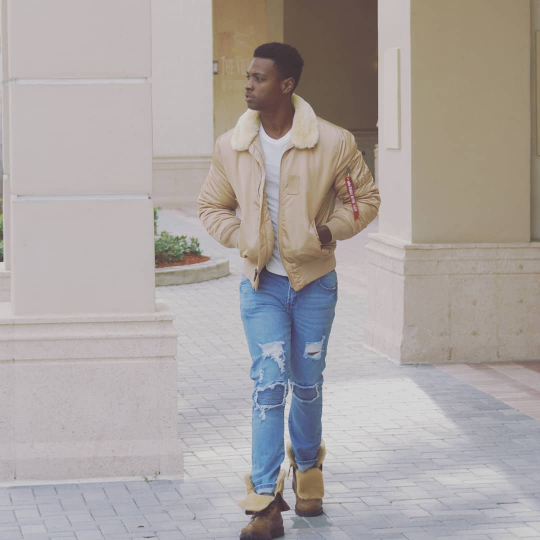
#> input picture jacketlife.jpg, 1080 x 1080 px (shown at 1/2 size)
$ jupyter execute --allow-errors datacompression.ipynb
#> lines starting #> are read from the running program, lines starting #| are printed output that depends on the picture
<a href="https://colab.research.google.com/github/garciamilord/Data-Compression-SVD-/blob/main/datacompression.ipynb" target="_parent"></a>

[cell 1]
from PIL import Image
from matplotlib import pyplot as plt
import numpy as np

[cell 2]
# https://raw.githubusercontent.com/jonkrohn/DLTFpT/master/notebooks/oboe-with-book.jpg
# github.com/garciamilord/NameandColorWebApp/blob/master/assets/multicolorgopher.jpeg

[cell 3]
img = Image.open('jacketlife.jpg')
#> img is the input picture: PIL image 1080x1080 RGB; mean R, G, B 170.7, 163.9, 161.6
_= plt.imshow(img)

[cell 4]
imggray = img.convert('LA')
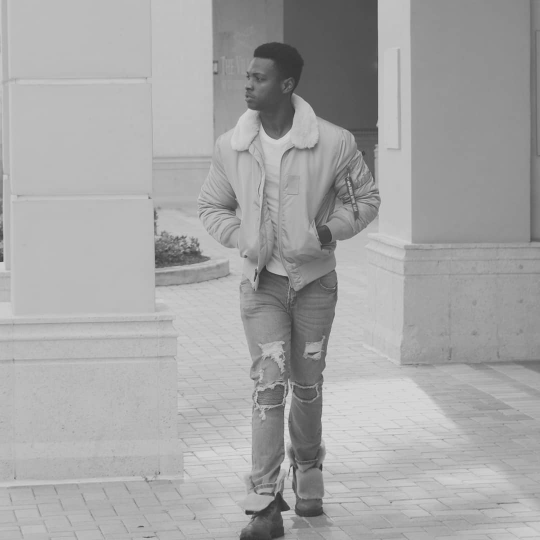
#> imggray: PIL image 1080x1080 LA (shown at 1/2 size); mean R, G, B, A 165.7, 165.7, 165.7, 255
_= plt.imshow(imggray)

[cell 5]
imgmat = np.array(list(imggray.getdata(band=0)), float)
imgmat.shape = (imggray.size[1], imggray.size[0])
imgmat = np.matrix(imgmat)
_=plt.imshow(imgmat, cmap='gray')

[cell 6]
U, sigma, V =np.linalg.svd(imgmat)
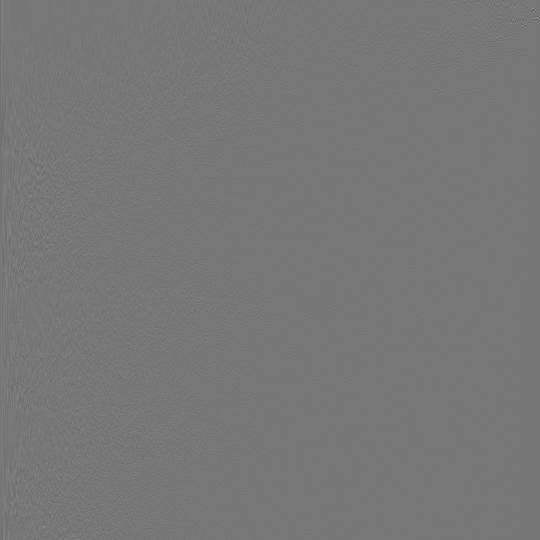
#> U: shape (1080, 1080) float64 (shown at 1/2 size); min -0.644, max 0.73, mean -2.95e-05; drawn with min black and max white
#> sigma = 1080 values, max 180635.1 at index 0, min 1.78e-11 at index 1066, mean 331.4

[cell 7]
reconstimg = np.matrix(U[:,:1]) * np.diag(sigma[:1]) * np.matrix(V[:1,:])
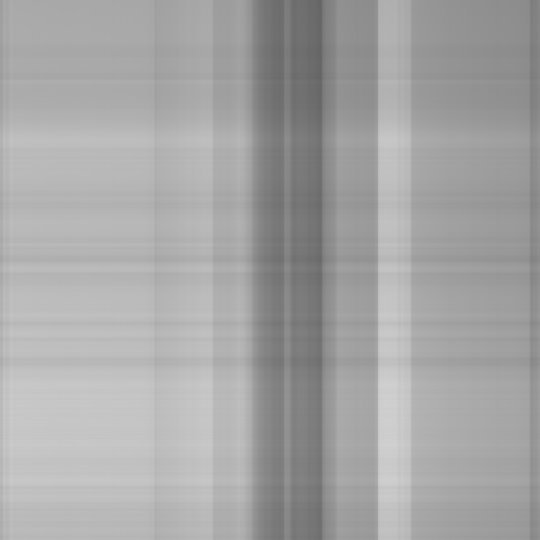
#> reconstimg: shape (1080, 1080) float64 (shown at 1/2 size); min 101, max 208.9, mean 165.8
_=plt.imshow(reconstimg, cmap='gray')

[cell 8]
for i in [2,4,8,16,32,64,128,256]:
  reconstimg = np.matrix(U[:,:i]) * np.diag(sigma[:i]) * np.matrix(V[:i,:])
  plt.imshow(reconstimg, cmap='gray')
  title ="n = %s" % i
  plt.title(title)
  plt.show()
#> this loop made 8 passes
#> pass 1, `reconstimg = np.matrix(U[:,:i]) * np.diag(sigma[:i]) * np.matrix(V[:i,..`:
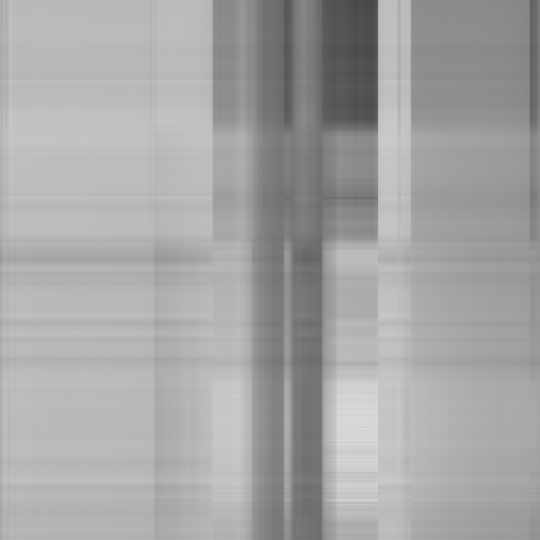
#> reconstimg: shape (1080, 1080) float64 (shown at 1/2 size); min 72.78, max 220.3, mean 165.7
#> pass 2, `reconstimg = np.matrix(U[:,:i]) * np.diag(sigma[:i]) * np.matrix(V[:i,..`:
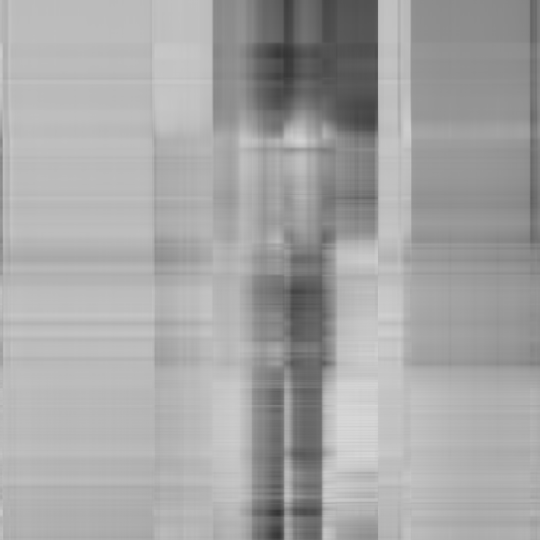
#> reconstimg: shape (1080, 1080) float64 (shown at 1/2 size); min 50.6, max 216, mean 165.7
#> pass 3, `reconstimg = np.matrix(U[:,:i]) * np.diag(sigma[:i]) * np.matrix(V[:i,..`:
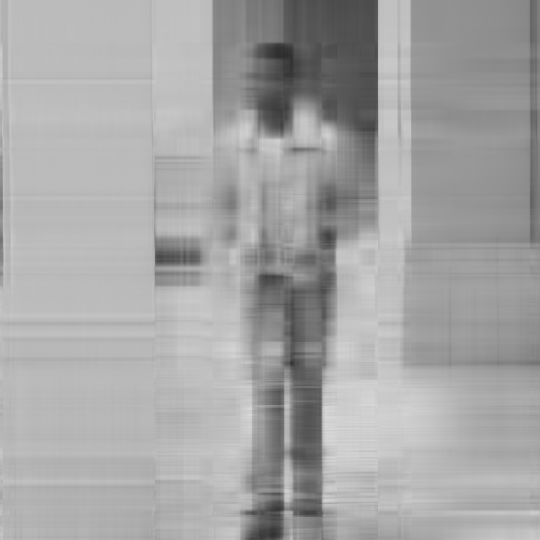
#> reconstimg: shape (1080, 1080) float64 (shown at 1/2 size); min 43.53, max 219.4, mean 165.7

[cell 9]
imgmat.shape
#> Out = (1080, 1080)

$ run again, with braidselfie.jpg copied over jacketlife.jpg
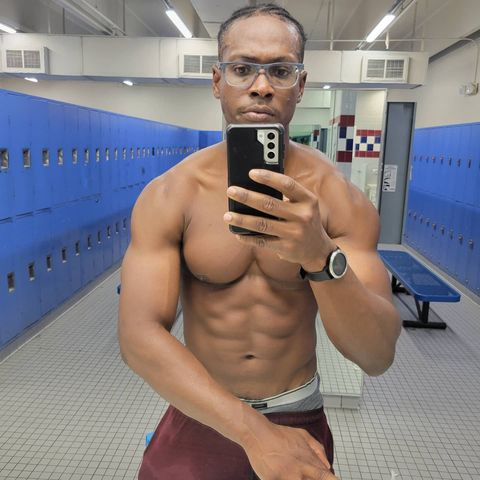
#> input picture braidselfie.jpg, 480 x 480 px
#> img is the input picture: PIL image 480x480 RGB; mean R, G, B 133.5, 125.8, 128.6
#> `U, sigma, V =np.linalg.svd(imgmat)`:
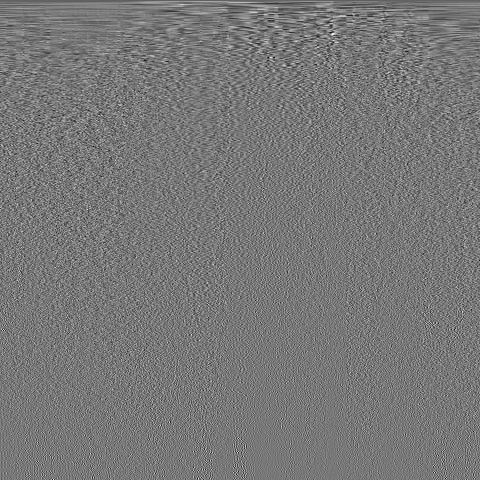
#> V: shape (480, 480) float64; min -0.249, max 0.279, mean -0.000103; drawn with min black and max white
#> sigma = 480 values, max 62495.2 at index 0, min 0.0492 at index 479, mean 404
#> the loop `for i in [2,4,8,16,32,64,128,256]:` made 8 passes
#> pass 3, `reconstimg = np.matrix(U[:,:i]) * np.diag(sigma[:i]) * np.matrix(V[:i,..`:
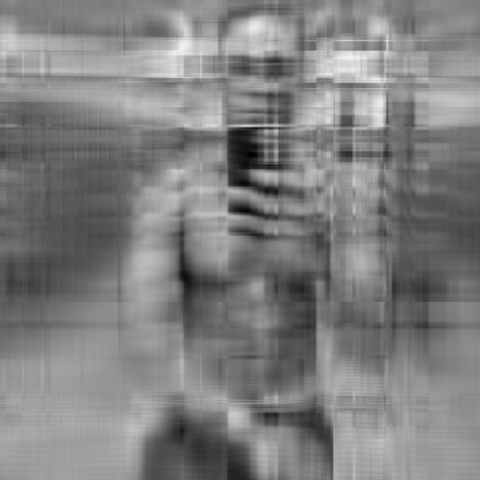
#> reconstimg: shape (480, 480) float64; min 1.02, max 247.4, mean 128.4

$ run again, with modelpic.jpg copied over jacketlife.jpg
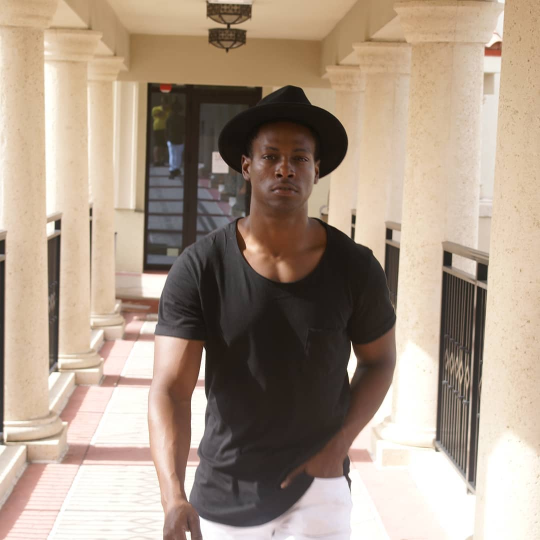
#> input picture modelpic.jpg, 1080 x 1080 px (shown at 1/2 size)
#> img is the input picture: PIL image 1080x1080 RGB; mean R, G, B 171.3, 153.3, 136.6
#> `U, sigma, V =np.linalg.svd(imgmat)`:
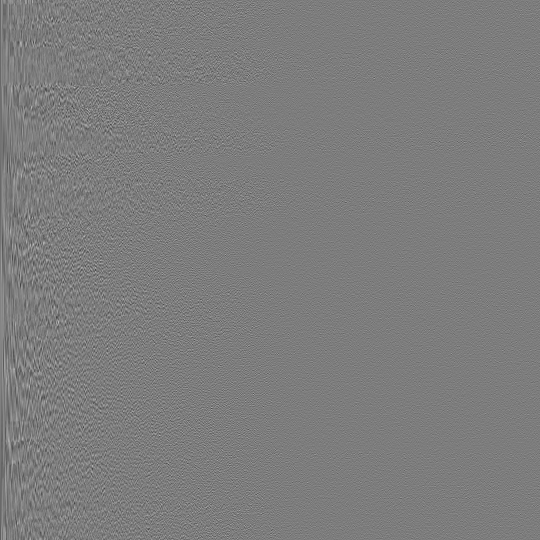
#> U: shape (1080, 1080) float64 (shown at 1/2 size); min -0.192, max 0.2, mean -2.33e-05; drawn with min black and max white
#> sigma = 1080 values, max 180528.2 at index 0, min 0.00853 at index 1079, mean 462.3
#> the loop `for i in [2,4,8,16,32,64,128,256]:` made 8 passes
#> pass 3, `reconstimg = np.matrix(U[:,:i]) * np.diag(sigma[:i]) * np.matrix(V[:i,..`:
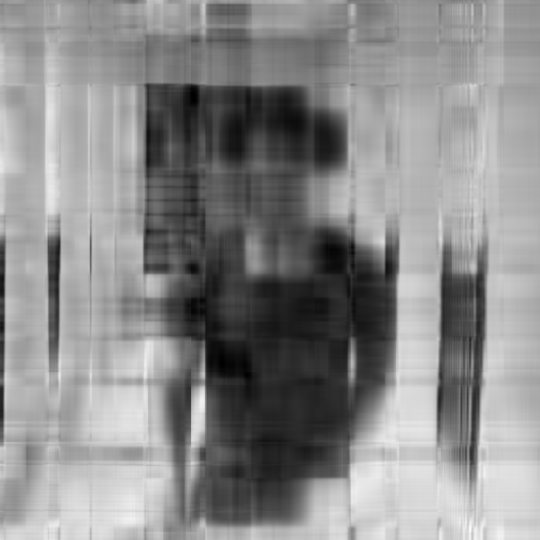
#> reconstimg: shape (1080, 1080) float64 (shown at 1/2 size); min -11.3, max 298, mean 156.8; drawn with min black and max white
